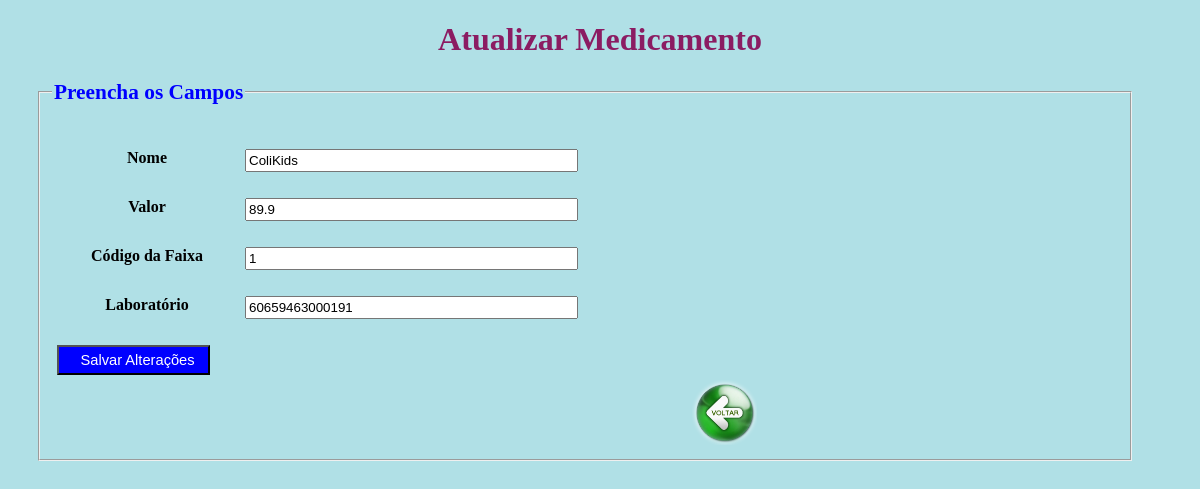
The app's page /farmacia/medicamento/edit_medicamento.php?codProduto=7896658025150 with its own data.
### tables this page shows
CREATE TABLE `medicamento` (
  `codMedicamento` integer auto_increment NOT NULL,
  `classificacao` integer default NULL,
  `codProduto` varchar(15) NOT NULL,
  `fabricacao` VARCHAR(45) NOT NULL,
  PRIMARY KEY (codMedicamento),
  FOREIGN KEY (classificacao) references faixa(codFaixa) on update cascade on delete set null,
  FOREIGN KEY (fabricacao) references laboratorio(cnpj) on update cascade on DELETE cascade,
  FOREIGN KEY (codProduto) REFERENCES produto(codProduto) ON UPDATE CASCADE ON DELETE CASCADE
);

CREATE TABLE `produto` (
  `codProduto` varchar(15) NOT NULL,
  `nome` varchar(45) NOT NULL,
  `valor` float NOT NULL,
  PRIMARY KEY (codProduto)
);

### farmacia/medicamento/edit_medicamento.php (the view, shortened to what this page needs)
<?php
require_once '../php_action/db_connect.php';
if($_GET['codProduto']) {
	$codProduto = $_GET['codProduto'];
	$sql = "SELECT * FROM produto, medicamento WHERE produto.codProduto = '{$codProduto}' and medicamento.codProduto = '{$codProduto}' ";
	$result = $connect->query($sql);
	$data = $result->fetch_assoc();
?>
<!DOCTYPE html>
<html>
<head>
<link type="text/css" rel="stylesheet" href="../php_action/stylesheet.css"/>
</head>
<body>
<h1> <center> Atualizar Medicamento  </center> </h1>
<fieldset>
	<legend>Preencha os Campos</legend>
	<form action="../php_action/medicamento/update_medicamento.php" method="post">
		<table cellspacing="2" cellpadding="3">
				<td><input type="hidden" readonly="readonly" name="codMedicamento" value="<?php echo $data['codMedicamento'] ?>"/></td>
				<td><input type="hidden" name="codProduto" readonly="readonly" value="<?php echo $data['codProduto'] ?>"/></td>
			<tr>
				<th>Nome</th>
				<td><br><input type="text" name="nome" placeholder="Nome do Medicamento" value="<?php echo $data['nome'] ?>"/></td>
			</tr>
			<tr>
				<th>Valor</th>
				<td><br><input type="number_format" name="valor" placeholder="Ex. R$ 99.99" value="<?php echo $data['valor'] ?>"/></td>
			</tr>
			<tr>
				<th>Código da Faixa</th>
				<td><br><input type="text" name="classificacao" placeholder="1 - Sem Faixa, 2 - Amarela, 3 - Vermelha ou 4 - Preta " value="<?php echo $data['classificacao'] ?>"/></td>
			</tr>
			<tr>
				<th>Laboratório</th>
				<td><br><input type="number_format" name="cnpj" readonly="readonly" placeholder="CNPJ do Laboratório. Ex. 33078528000132" value="<?php echo $data['fabricacao'] ?>"/></td>
			</tr>
			<tr>
				<td><br><button type="submit">&nbsp; Salvar Alterações</button></td>
			</tr>
		</table>
	</form>
	<form method="post" action="../medicamento/update_medicamento.php">
	<input type="image" src="../botao_voltar.png" alt="Submit" width="65" height="65">
	</form>
</fieldset>
</body>
</html>
<?php
}
?>

### farmacia/php_action/stylesheet.css (style rules this page uses)
h1 { color: #8B1C62; }

### farmacia/medicamento/edit_medicamento.php (style rules this page uses)
body { background: #B0E0E6; }
fieldset { margin: 30px; margin-top: 15px; width: 90%; height: 90%; }
table tr th { align: right; valiagn: right; width: 180px; padding-top: 15px; margin-top: 0px; }
table td input { width: 325px; height: 17px; }
button { width:85%; height: 30px; font-size: 11pt; color: white; background: blue; }
legend { color: blue; font-size: 16pt; font-weight: bold; }

### records on screen
medicamento: nome "ColiKids", valor "89.9", classificacao "1", cnpj "60659463000191"
